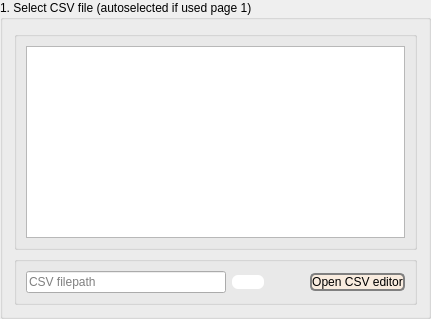
            <widget class="QGroupBox" name="A_selectCSV">
             <property name="title">
              <string>1. Select CSV file (autoselected if used page 1)</string>
             </property>
             <layout class="QVBoxLayout" name="verticalLayout_17">
              <item>
               <widget class="QGroupBox" name="A1_dragAndDrop">
                <property name="title">
                 <string/>
                </property>
                <layout class="QHBoxLayout" name="horizontalLayout_11">
                 <item>
                  <widget class="QTextEdit" name="PLACEHOLDER"/>
                 </item>
                </layout>
               </widget>
              </item>
              <item>
               <widget class="QGroupBox" name="A2_csvFilepath">
                <property name="title">
                 <string/>
                </property>
                <layout class="QHBoxLayout" name="horizontalLayout_12">
                 <item>
                  <widget class="QLineEdit" name="lineEdit_7">
                   <property name="minimumSize">
                    <size>
                     <width>200</width>
                     <height>0</height>
                    </size>
                   </property>
                   <property name="text">
                    <string/>
                   </property>
                   <property name="placeholderText">
                    <string>CSV filepath</string>
                   </property>
                  </widget>
                 </item>
                 <item>
                  <widget class="QPushButton" name="pushButton_7">
                   <property name="cursor">
                    <cursorShape>OpenHandCursor</cursorShape>
                   </property>
                   <property name="styleSheet">
                    <string notr="true">/*border-image: url(:/icons/browsefilesicon.png);*/
background-color: white;
border-radius: 6;</string>
                   </property>
                   <property name="text">
                    <string/>
                   </property>
                   <property name="icon">
                    <iconset resource="resources.qrc">
                     <normaloff>:/icons/browsefilesicon_zoomed.png</normaloff>:/icons/browsefilesicon_zoomed.png</iconset>
                   </property>
                  </widget>
                 </item>
                 <item>
                  <spacer name="horizontalSpacer_4">
                   <property name="orientation">
                    <enum>Qt::Horizontal</enum>
                   </property>
                   <property name="sizeHint" stdset="0">
                    <size>
                     <width>40</width>
                     <height>20</height>
                    </size>
                   </property>
                  </spacer>
                 </item>
                 <item>
                  <widget class="QPushButton" name="pushButton_8">
                   <property name="toolTip">
                    <string>&lt;html&gt;&lt;head/&gt;&lt;body&gt;&lt;p&gt;Select a CSV file first.&lt;/p&gt;&lt;/body&gt;&lt;/html&gt;</string>
                   </property>
                   <property name="styleSheet">
                    <string notr="true">QPushButton {
    background-color: #f9ecdf;
    border: 2px solid grey;
    border-radius: 5px;
    color: black;
}

QPushButton:hover {
	background-color: #ddd1c6;
    border-color: darkgrey;
}

QPushButton:pressed {
    background-color: #bfb5ab;
    border-color: darkgrey;
}
</string>
                   </property>
                   <property name="text">
                    <string>Open CSV editor</string>
                   </property>
                   <property name="icon">
                    <iconset resource="resources.qrc">
                     <normaloff>:/icons/external-link-512.webp</normaloff>:/icons/external-link-512.webp</iconset>
                   </property>
                  </widget>
                 </item>
                </layout>
               </widget>
              </item>
             </layout>
            </widget>
